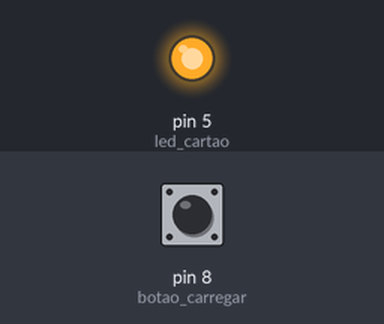
This sketch was run on a simulated Arduino Uno, built with avr-gcc and run on an emulated ATmega328P. Parts: output pins drawn as LEDs (lit = HIGH). The inputs (shaded band) are chosen by the test bench; at power-on: pin 8 (botao_carregar) LOW. Storage starts empty; what the sketch prints to the serial monitor is not drawn.

Above: at 1.2 s.
1.3 s: pin 8 (botao_carregar) pulled HIGH for 0.15 s
2.9 s: pin 8 (botao_carregar) pulled HIGH for 3.2 s
Timing chart, 0 to 5.9 s (numbered marks = the images above; inputs shaded):
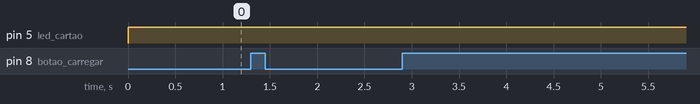

The sketch:

sketch_mar15a.ino
```cpp
#include <SPI.h> // Comunicação SPI com módulo GPS
#include <SD.h> // E/S com cartão SD
#include <SoftwareSerial.h> // Emular porta serial para interface com cartão SD e USB
#include <TinyGPS.h> // Tratar codigo NMEA do GPS

#define numero_de_compartimentos 4
#define botao_carregar 8
#define led_cartao 5
#define tempo_para_precionar_botao 2000

void GPS();
void lerCartao ();

File arqCoordenadas;
TinyGPS gps;
SoftwareSerial ss(7,6); // (TX,RX)

long int intcoordenadas[numero_de_compartimentos][4]; // coordenadas lidas
long int lat,lon;
unsigned long int tempo_precionado,tempo_led = 0;
boolean leu = false, precionado = false;


void setup() {
 pinMode(botao_carregar,INPUT);
 pinMode(led_cartao,OUTPUT);
 Serial.begin(9600);
 ss.begin(9600);
}

void loop() {
  botaoPrecionado();

  if(leu){
    piscaLed(led_cartao,3000);}
  else{
    digitalWrite(led_cartao,HIGH);}


}

void botaoPrecionado (){ //Verifica continuamente se o botão foi precionado

  if(digitalRead(botao_carregar)){ // O botão foi precionado ?
    if(precionado == false){ // O botão já vinha sendo precionado antes ?
      precionado = true; // Marque que ele está sendo precionado e...
      Serial.println("Botao precionado");
      tempo_precionado = millis();}}// Registre o momento em segundos em que ele começou a ser precionado

  if(!digitalRead(botao_carregar)){ // Se o botao não estiver sendo precionado nesse momento
    precionado = false;}    //marque como falso

  if(millis() - tempo_precionado >= tempo_para_precionar_botao){ // Já se passou mais que o tempo determinado para o usuario segurar?
    if(precionado == true){// ele ainda está precionando ?
      Serial.println("carregar");
      lerCartao();}


   tempo_precionado += tempo_para_precionar_botao; // Se o usuário manter o botão precionado, atualiza o tempo para repetir a ação de carregar ao fim do tempo
}}
void lerCartao () {

        if (!SD.begin(10)) { // Se não conseguir contato
        leu = false;
        Serial.print("erro");
        return;} // colocar o led para ascender aqui.*/

    arqCoordenadas = SD.open("coor.txt", FILE_READ);

       if (arqCoordenadas) {
           Serial.println("Arquivo aberto lendo coordenadas");
           lerCoordenadas();
           leu = true;
           for(int i = 0; i < 4; i++ ){
               Serial.println(intcoordenadas[0][i]);}}
       else {
       Serial.println("Erro ao abrir o arquivo");
       leu = false;}

    arqCoordenadas.close();
}

static void piscaLed(int pino,int temporizacao){

     if((millis() - tempo_led) > temporizacao){
         tempo_led = millis();
         digitalWrite(pino,HIGH);}
        else{
         digitalWrite(pino,LOW);}}


void lerCoordenadas (){
  String coordenadas[4] = {"","","",""};
  char aux = ' ';
  int colunas = 0;

  while((arqCoordenadas.available()) && (colunas < 4)){
    aux = arqCoordenadas.read();

    if(aux == ','){
      colunas++;}
    else{
      if((aux == '-') || (aux == '0') || (aux == '1') || (aux == '2') || (aux == '3')
      || (aux == '4') || (aux == '5') || (aux == '6') || (aux == '7') || (aux == '8')
      || (aux == '9')) {
        coordenadas[colunas].concat(aux);}}
      delay(10);
  }
    for(int i = 0; i < 4; i++){
     intcoordenadas[0][i] = coordenadas[i].toInt();
  }
}
/*
void GPS(){
 bool dadosGPS = false;
  unsigned long chars;
  unsigned short sentences;

  for (unsigned long inicio = millis(); millis() - inicio < 1000;)
  {
    while (ss.available())
    {
      char c = ss.read();
      if (gps.encode(c))
        dadosGPS = true;
    }
  }

  if (dadosGPS)
  {
    unsigned long age;
    gps.get_position(&lat, &lon, &age);
    Serial.print("LAT=");
    Serial.print(lat == TinyGPS::GPS_INVALID_F_ANGLE ? 0.0 : lat, 0);
    Serial.print(" LON=");
    Serial.print(lon == TinyGPS::GPS_INVALID_F_ANGLE ? 0.0 : lon, 0);
    Serial.print(" SAT=");
    Serial.print(gps.satellites() == TinyGPS::GPS_INVALID_SATELLITES ? 0 : gps.satellites());
    Serial.print(" PREC=");
    Serial.print(gps.hdop() == TinyGPS::GPS_INVALID_HDOP ? 0 : gps.hdop());
    Serial.print("  ");
    dentroFora();
  }
}


void dentroFora(){
 if((intcoordenadas[0] < lat ) && (intcoordenadas[1] < lon) && (intcoordenadas[2] > lat) && (intcoordenadas[3] > lon)){
  Serial.println("dentro");}
 else Serial.println("FORA");
}
*/
```

Measured:
- after the input at 1.3 s, every drawn part: stays the same
- after the input at 2.9 s, every drawn part: stays the same
